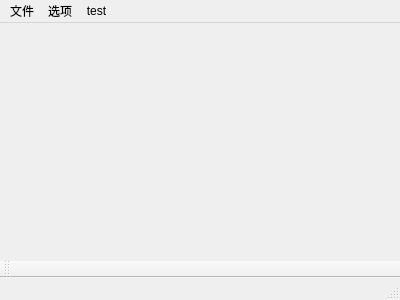
<?xml version="1.0" encoding="UTF-8"?>
<ui version="4.0">
 <class>MainWindow</class>
 <widget class="QMainWindow" name="MainWindow">
  <property name="geometry">
   <rect>
    <x>0</x>
    <y>0</y>
    <width>400</width>
    <height>300</height>
   </rect>
  </property>
  <property name="windowTitle">
   <string>MainWindow</string>
  </property>
  <widget class="QWidget" name="centralWidget"/>
  <widget class="QMenuBar" name="menuBar">
   <property name="geometry">
    <rect>
     <x>0</x>
     <y>0</y>
     <width>400</width>
     <height>22</height>
    </rect>
   </property>
   <widget class="QMenu" name="menu">
    <property name="title">
     <string>文件</string>
    </property>
    <widget class="QMenu" name="menu_1">
     <property name="title">
      <string>文件1</string>
     </property>
     <addaction name="action11"/>
    </widget>
    <addaction name="menu_1"/>
    <addaction name="action_3"/>
   </widget>
   <widget class="QMenu" name="menu_2">
    <property name="title">
     <string>选项</string>
    </property>
    <addaction name="action_1"/>
    <addaction name="actionXuanx"/>
   </widget>
   <widget class="QMenu" name="menuTest">
    <property name="title">
     <string>test</string>
    </property>
   </widget>
   <addaction name="menu"/>
   <addaction name="menu_2"/>
   <addaction name="menuTest"/>
  </widget>
  <widget class="QToolBar" name="mainToolBar">
   <attribute name="toolBarArea">
    <enum>BottomToolBarArea</enum>
   </attribute>
   <attribute name="toolBarBreak">
    <bool>false</bool>
   </attribute>
  </widget>
  <widget class="QStatusBar" name="statusBar"/>
  <action name="action_1">
   <property name="text">
    <string>选项1</string>
   </property>
  </action>
  <action name="actionXuanx">
   <property name="text">
    <string>选项2</string>
   </property>
  </action>
  <action name="action_3">
   <property name="text">
    <string>文件2</string>
   </property>
  </action>
  <action name="action11">
   <property name="text">
    <string>11</string>
   </property>
  </action>
 </widget>
 <layoutdefault spacing="6" margin="11"/>
 <resources/>
 <connections/>
</ui>
